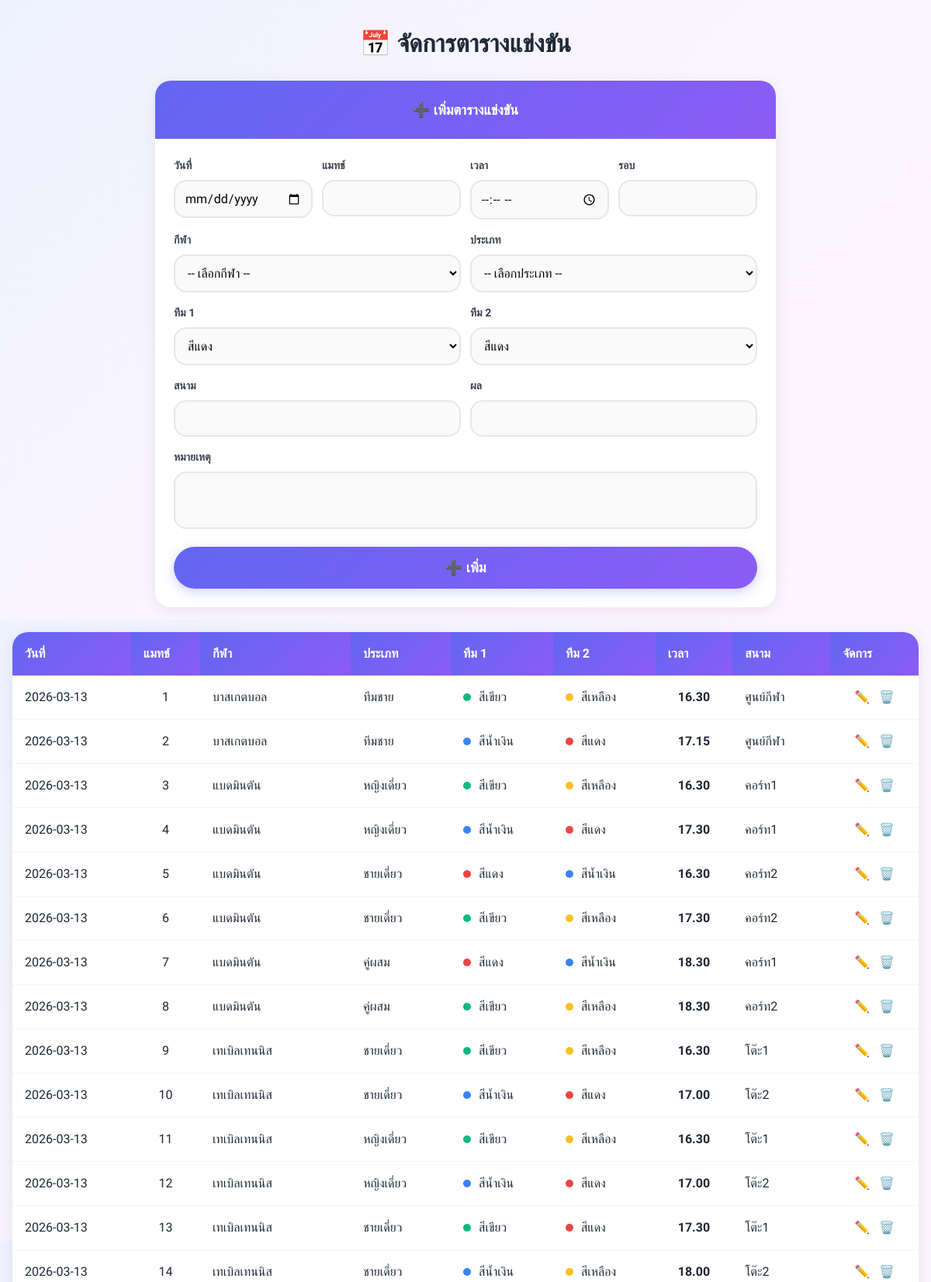
/admin_schedule.php (upper part), run on the app's committed database.
### tables this page shows
CREATE TABLE `match_schedule` (
  `match_id` int(11) NOT NULL,
  `match_date` date NOT NULL,
  `match_no` int(11) DEFAULT NULL,
  `sport_id` int(11) DEFAULT NULL,
  `category` varchar(50) DEFAULT NULL,
  `round_name` varchar(50) DEFAULT NULL,
  `start_time` time DEFAULT NULL,
  `team1_id` int(11) DEFAULT NULL,
  `team2_id` int(11) DEFAULT NULL,
  `venue` varchar(100) DEFAULT NULL,
  `result` varchar(100) DEFAULT NULL,
  `note` varchar(255) DEFAULT NULL
);

CREATE TABLE `sport_type` (
  `sport_id` int(11) NOT NULL,
  `sport_name` varchar(100) NOT NULL,
  `category` varchar(50) DEFAULT NULL,
  `venue_type` varchar(50) DEFAULT NULL
);

CREATE TABLE `color_team` (
  `color_id` int(11) NOT NULL,
  `color_name` varchar(50) NOT NULL
);

### admin_schedule.php (the view, shortened to what this page needs)
<?php
include 'db.php';
$teams = $conn->query("SELECT * FROM color_team");
$where = "";
$matches = $conn->query("SELECT m.*, s.sport_name, t1.color_name as team1_name, t2.color_name as team2_name FROM match_schedule m LEFT JOIN sport_type s ON m.sport_id = s.sport_id LEFT JOIN color_team t1 ON m.team1_id = t1.color_id LEFT JOIN color_team t2 ON m.team2_id = t2.color_id $where ORDER BY m.match_date ASC, CAST(m.match_no AS UNSIGNED) ASC");
$edit_match = null;
function getTeamColor($name) {
    $name = mb_strtolower($name);
    if(str_contains($name, 'เขียว')) return '#10b981';
    if(str_contains($name, 'น้ำเงิน')) return '#3b82f6';
    if(str_contains($name, 'เหลือง')) return '#fbbf24';
    if(str_contains($name, 'แดง')) return '#ef4444';
    return '#6b7280';
}
?>
<!DOCTYPE html>
<html lang="th">
<head>
</head>
<body>
    <div class="container">
        <div class="text-center mb-6 animate-fade">
            <h1 class="text-2xl font-bold mb-2">📅 จัดการตารางแข่งขัน</h1>
        </div>
        <div class="card mb-8" style="max-width: 800px; margin: 0 auto 32px;" id="editForm">
            <div class="header-gradient">
                <h2 style="font-size: 18px; font-weight: 700;"><?= $edit_match ? '✏️ แก้ไขข้อมูล' : '➕ เพิ่มตารางแข่งขัน' ?></h2>
            </div>
            <form method="post" class="p-6">
                <div style="display: grid; grid-template-columns: repeat(4, 1fr); gap: 12px; margin-bottom: 16px;">
                    <div>
                        <label class="form-label">วันที่</label>
                        <input type="date" name="match_date" required value="<?= $edit_match['match_date'] ?? '' ?>" class="form-input" style="padding: 12px;">
                    </div>
                    <div>
                        <label class="form-label">แมทช์</label>
                        <input type="number" name="match_no" required value="<?= $edit_match['match_no'] ?? '' ?>" class="form-input" style="padding: 12px;">
                    </div>
                    <div>
                        <label class="form-label">เวลา</label>
                        <input type="time" name="start_time" required value="<?= $edit_match ? date('H:i',strtotime($edit_match['start_time'])):'' ?>" class="form-input" style="padding: 12px;">
                    </div>
                    <div>
                        <label class="form-label">รอบ</label>
                        <input type="text" name="round_name" value="<?= $edit_match['round_name'] ?? '' ?>" class="form-input" style="padding: 12px;">
                    </div>
                </div>
                <div style="display: grid; grid-template-columns: 1fr 1fr; gap: 12px; margin-bottom: 16px;">
                    <div>
                        <label class="form-label">กีฬา</label>
                        <select name="sport_name" id="sport_name" required class="form-input" style="padding: 12px;">
                            <option value="">-- เลือกกีฬา --</option>
                        </select>
                    </div>
                    <div>
                        <label class="form-label">ประเภท</label>
                        <select name="category" id="category" required class="form-input" style="padding: 12px;">
                            <option value="">-- เลือกประเภท --</option>
                        </select>
                    </div>
                </div>
                <div style="display: grid; grid-template-columns: 1fr 1fr; gap: 12px; margin-bottom: 16px;">
                    <div>
                        <label class="form-label">ทีม 1</label>
                        <select name="team1_id" class="form-input" style="padding: 12px;">
                            <?php while($t=$teams->fetch_assoc()): ?>
                            <option value="<?= $t['color_id'] ?>" <?= ($edit_match && $edit_match['team1_id']==$t['color_id'])?'selected':'' ?>><?= $t['color_name'] ?></option>
                            <?php endwhile; ?>
                        </select>
                    </div>
                    <div>
                        <label class="form-label">ทีม 2</label>
                        <select name="team2_id" class="form-input" style="padding: 12px;">
                            <?php $teams->data_seek(0); while($t=$teams->fetch_assoc()): ?>
                            <option value="<?= $t['color_id'] ?>" <?= ($edit_match && $edit_match['team2_id']==$t['color_id'])?'selected':'' ?>><?= $t['color_name'] ?></option>
                            <?php endwhile; ?>
                        </select>
                    </div>
                </div>
                <div style="display: grid; grid-template-columns: 1fr 1fr; gap: 12px; margin-bottom: 16px;">
                    <div>
                        <label class="form-label">สนาม</label>
                        <input type="text" name="venue" value="<?= $edit_match['venue'] ?? '' ?>" class="form-input" style="padding: 12px;">
                    </div>
                    <div>
                        <label class="form-label">ผล</label>
                        <input type="text" name="result" value="<?= $edit_match['result'] ?? '' ?>" class="form-input" style="padding: 12px;">
                    </div>
                </div>
                <div class="mb-4">
                    <label class="form-label">หมายเหตุ</label>
                    <textarea name="note" rows="2" class="form-input" style="resize: none;"><?= $edit_match['note'] ?? '' ?></textarea>
                </div>
                <div style="display: flex; gap: 12px;">
                    <button type="submit" class="btn btn-primary" style="flex: 1;"><?= $edit_match ? '💾 อัปเดต' : '➕ เพิ่ม' ?></button>
                </div>
            </form>
        </div>
        <?php if($matches && $matches->num_rows > 0): ?>
        <div class="table-container mb-8">
            <table>
                <thead>
                    <tr>
                        <th>วันที่</th>
                        <th>แมทช์</th>
                        <th>กีฬา</th>
                        <th>ประเภท</th>
                        <th>ทีม 1</th>
                        <th>ทีม 2</th>
                        <th>เวลา</th>
                        <th>สนาม</th>
                        <th>จัดการ</th>
                    </tr>
                </thead>
                <tbody>
                    <?php while($m=$matches->fetch_assoc()): ?>
                    <tr style="<?= ($edit_match && $edit_match['match_id']==$m['match_id'])?'background:#fef3c7;':''; ?>">
                        <td><?= $m['match_date'] ?></td>
                        <td style="text-align: center;"><?= $m['match_no'] ?></td>
                        <td><?= $m['sport_name'] ?></td>
                        <td><?= $m['category'] ?></td>
                        <td>
                            <span style="display: inline-block; width: 10px; height: 10px; border-radius: 50%; background: <?= getTeamColor($m['team1_name'] ?? '') ?>; margin-right: 6px;"></span>
                            <?= $m['team1_name'] ?>
                        </td>
                        <td>
                            <span style="display: inline-block; width: 10px; height: 10px; border-radius: 50%; background: <?= getTeamColor($m['team2_name'] ?? '') ?>; margin-right: 6px;"></span>
                            <?= $m['team2_name'] ?>
                        </td>
                        <td style="text-align: center; font-weight: 600;"><?= date('H.i', strtotime($m['start_time'])) ?></td>
                        <td><?= $m['venue'] ?></td>
                        <td style="text-align: center;">
                            <a href="?action=edit&match_id=<?= $m['match_id'] ?>#editForm" style="color: #f59e0b; font-weight: 700; text-decoration: none; margin-right: 8px;">✏️</a>
                            <a href="?action=delete&match_id=<?= $m['match_id'] ?>" onclick="return confirm('ลบ?')" style="color: #ef4444; font-weight: 700; text-decoration: none;">🗑️</a>
                        </td>
                    </tr>
                    <?php endwhile; ?>
                </tbody>
            </table>
        </div>
        <?php endif; ?>
    </div>
</body>
</html>

### tailwind-config.php (style rules this page uses)
* { margin: 0; padding: 0; box-sizing: border-box; }
body { font-family: 'Sarabun', Tahoma, sans-serif; background: linear-gradient(135deg, #eef2ff 0%, #faf5ff 50%, #fdf4ff 100%); min-height: 100vh; color: #1f2937; line-height: 1.5; }
.container { max-width: 1200px; margin: 0 auto; padding: 32px 16px; }
.text-center { text-align: center; }
.text-2xl { font-size: 32px; }
.font-bold { font-weight: 700; }
.mb-2 { margin-bottom: 8px; }
.mb-4 { margin-bottom: 16px; }
.mb-6 { margin-bottom: 24px; }
.mb-8 { margin-bottom: 32px; }
.p-6 { padding: 24px; }
.card { background: white; border-radius: 20px; box-shadow: 0 4px 20px rgba(0, 0, 0, 0.08); overflow: hidden; transition: transform 0.3s ease, box-shadow 0.3s ease; }
.btn { display: inline-flex; align-items: center; justify-content: center; gap: 8px; padding: 16px 32px; border-radius: 50px; font-weight: 700; font-size: 18px; text-decoration: none; transition: all 0.3s ease; border: none; cursor: pointer; }
.btn-primary { background: linear-gradient(135deg, #6366f1 0%, #8b5cf6 100%); color: white; box-shadow: 0 4px 15px rgba(99, 102, 241, 0.3); }
.header-gradient { background: linear-gradient(135deg, #6366f1 0%, #8b5cf6 100%); padding: 24px; color: white; text-align: center; }
.form-input { width: 100%; padding: 16px 20px; border: 2px solid #e5e7eb; border-radius: 16px; font-size: 16px; font-family: inherit; transition: all 0.3s ease; background: #fafafa; }
.form-label { display: block; font-weight: 700; color: #374151; margin-bottom: 8px; font-size: 14px; }
.table-container { background: white; border-radius: 20px; overflow: hidden; box-shadow: 0 4px 20px rgba(0, 0, 0, 0.08); }
table { width: 100%; border-collapse: collapse; }
th { background: linear-gradient(135deg, #6366f1 0%, #8b5cf6 100%); color: white; padding: 16px; text-align: left; font-weight: 600; }
td { padding: 16px; border-bottom: 1px solid #f3f4f6; }
.animate-fade { animation: fadeIn 0.5s ease-out forwards; }

### data on the page
match_schedule: match_date "2026-03-13", match_no "1", sport.sport_name "บาสเกตบอล", category "ทีมชาย", team1.color_name "สีเขียว", team2.color_name "สีเหลือง", start_time "16.30", venue "ศูนย์กีฬา"
match_schedule: match_date "2026-03-13", match_no "2", sport.sport_name "บาสเกตบอล", category "ทีมชาย", team1.color_name "สีน้ำเงิน", team2.color_name "สีแดง", start_time "17.15", venue "ศูนย์กีฬา"
match_schedule: match_date "2026-03-13", match_no "3", sport.sport_name "แบดมินตัน", category "หญิงเดี่ยว", team1.color_name "สีเขียว", team2.color_name "สีเหลือง", start_time "16.30", venue "คอร์ท1"
match_schedule: match_date "2026-03-13", match_no "4", sport.sport_name "แบดมินตัน", category "หญิงเดี่ยว", team1.color_name "สีน้ำเงิน", team2.color_name "สีแดง", start_time "17.30", venue "คอร์ท1"
match_schedule: match_date "2026-03-13", match_no "5", sport.sport_name "แบดมินตัน", category "ชายเดี่ยว", team1.color_name "สีแดง", team2.color_name "สีน้ำเงิน", start_time "16.30", venue "คอร์ท2"
match_schedule: match_date "2026-03-13", match_no "6", sport.sport_name "แบดมินตัน", category "ชายเดี่ยว", team1.color_name "สีเขียว", team2.color_name "สีเหลือง", start_time "17.30", venue "คอร์ท2"
match_schedule: match_date "2026-03-13", match_no "7", sport.sport_name "แบดมินตัน", category "คู่ผสม", team1.color_name "สีแดง", team2.color_name "สีน้ำเงิน", start_time "18.30", venue "คอร์ท1"
match_schedule: match_date "2026-03-13", match_no "8", sport.sport_name "แบดมินตัน", category "คู่ผสม", team1.color_name "สีเขียว", team2.color_name "สีเหลือง", start_time "18.30", venue "คอร์ท2"
match_schedule: match_date "2026-03-13", match_no "9", sport.sport_name "เทเบิลเทนนิส", category "ชายเดี่ยว", team1.color_name "สีเขียว", team2.color_name "สีเหลือง", start_time "16.30", venue "โต๊ะ1"
match_schedule: match_date "2026-03-13", match_no "10", sport.sport_name "เทเบิลเทนนิส", category "ชายเดี่ยว", team1.color_name "สีน้ำเงิน", team2.color_name "สีแดง", start_time "17.00", venue "โต๊ะ2"
match_schedule: match_date "2026-03-13", match_no "11", sport.sport_name "เทเบิลเทนนิส", category "หญิงเดี่ยว", team1.color_name "สีเขียว", team2.color_name "สีเหลือง", start_time "16.30", venue "โต๊ะ1"
match_schedule: match_date "2026-03-13", match_no "12", sport.sport_name "เทเบิลเทนนิส", category "หญิงเดี่ยว", team1.color_name "สีน้ำเงิน", team2.color_name "สีแดง", start_time "17.00", venue "โต๊ะ2"
match_schedule: match_date "2026-03-13", match_no "13", sport.sport_name "เทเบิลเทนนิส", category "ชายเดี่ยว", team1.color_name "สีเขียว", team2.color_name "สีแดง", start_time "17.30", venue "โต๊ะ1"
match_schedule: match_date "2026-03-13", match_no "14", sport.sport_name "เทเบิลเทนนิส", category "ชายเดี่ยว", team1.color_name "สีน้ำเงิน", team2.color_name "สีเหลือง", start_time "18.00", venue "โต๊ะ2"

### other printed values
form field team1_id "สีแดง"
form field team2_id "สีแดง"
